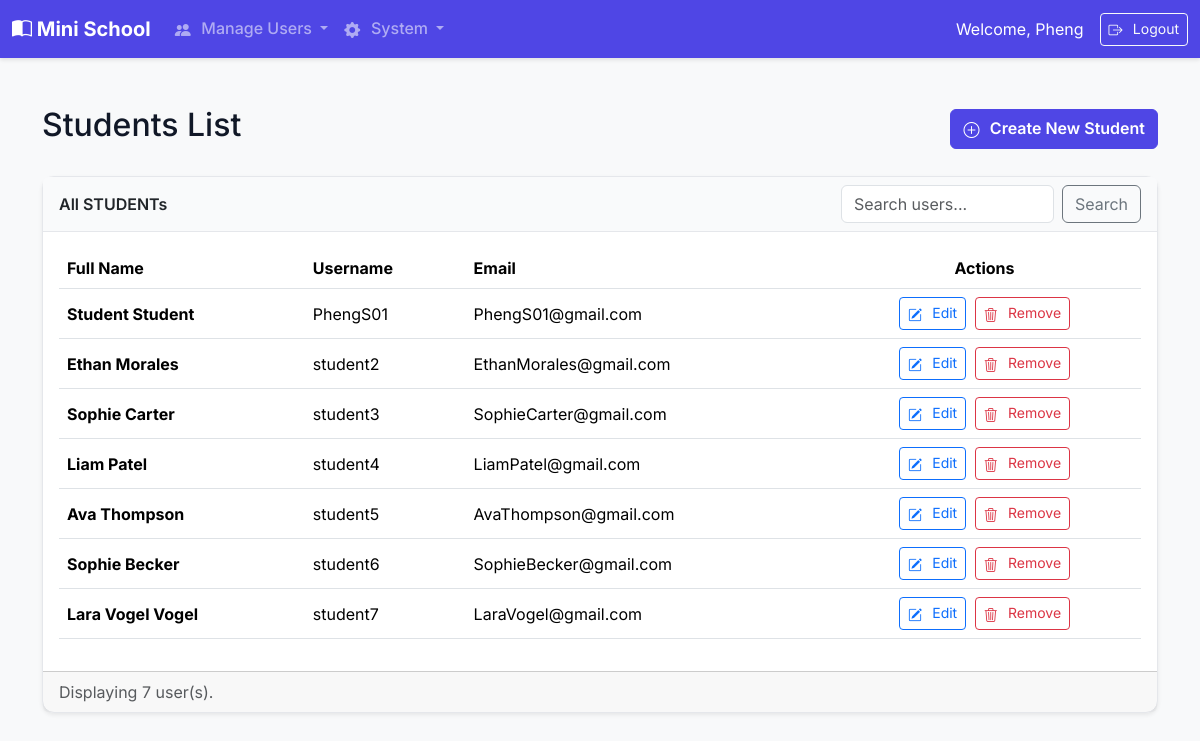
Screenshot of /employee/users/STUDENT/ (signed in) with the database file from the repository.
### core/models.py (models this page shows, shortened)
class User(AbstractUser):
    class Role(models.TextChoices):
        EMPLOYEE = "EMPLOYEE", "Employee"
        INSTRUCTOR = "INSTRUCTOR", "Instructor"
        STUDENT = "STUDENT", "Student"
    role = models.CharField(max_length=50, choices=Role.choices)
    student_id = models.CharField(
        max_length=20,
        unique=True,
        blank=True,
        null=True,
        help_text="Required only for students."
    )
    date_of_birth = models.DateField(
        blank=True,
        null=True
    )

### core/views.py (the view)
# urls.py: path('employee/users/<str:role>/', views.user_list, name='user_list'),
@employee_required
def user_list(request, role):
    users = User.objects.filter(role=role.upper())
    return render(request, 'employee/user_list.html', {'users': users, 'role': role})

### templates/employee/user_list.html (shortened to what this page needs)
{% extends 'base.html' %}
{% block content %}
<div class="d-flex justify-content-between align-items-center mb-4">
    <h1 class="h2">{{ role|title }}s List</h1>
    <a href="{% url 'create_user' role %}" class="btn btn-primary">
        <i class="bi bi-plus-circle"></i> Create New {{ role|title }}
    </a>
</div>
<div class="card shadow-sm">
    <div class="card-header">
        <div class="d-flex justify-content-between align-items-center">
            <span class="card-title mb-0">All {{ role }}s</span>
            <form class="d-flex" style="max-width: 300px;">
                <input class="form-control me-2" type="search" placeholder="Search users..." aria-label="Search">
                <button class="btn btn-outline-secondary" type="submit">Search</button>
            </form>
        </div>
    </div>
    <div class="card-body">
        <div class="table-responsive">
            <table class="table table-hover align-middle">
                <thead>
                    <tr>
                        <th scope="col">Full Name</th>
                        <th scope="col">Username</th>
                        <th scope="col">Email</th>
                        <th scope="col" class="text-center">Actions</th>
                    </tr>
                </thead>
                <tbody>
                    {% for user in users %}
                    <tr>
                        <td><strong>{{ user.get_full_name|default:user.username }}</strong></td>
                        <td>{{ user.username }}</td>
                        <td>{{ user.email }}</td>
                        <td class="text-center">
                            <a href="{% url 'edit_user' user.id %}" class="btn btn-sm btn-outline-primary me-1">
                                <i class="bi bi-pencil-square"></i> Edit
                            </a>
                            <a href="{% url 'remove_user' user.id %}" class="btn btn-sm btn-outline-danger">
                                <i class="bi bi-trash3"></i> Remove
                            </a>
                        </td>
                    </tr>
                    {% empty %}
                    <tr>
                        <td colspan="{% if role == 'student' %}6{% else %}4{% endif %}" class="text-center p-4 text-muted">
                            No {{ role }}s have been created yet.
                        </td>
                    </tr>
                    {% endfor %}
                </tbody>
            </table>
        </div>
    </div>
    <div class="card-footer text-muted">
        Displaying {{ users.count }} user(s).
    </div>
</div>
{% endblock %}

### templates/base.html (shortened to what this page needs)
{% load static %}
<!doctype html>
<html lang="en">
<head>
    <link href="https://cdn.jsdelivr.net/npm/bootstrap@5.3.2/dist/css/bootstrap.min.css" rel="stylesheet">
    <link rel="stylesheet" href="{% static 'css/custom.css' %}">
</head>
<body>
<nav class="navbar navbar-expand-lg navbar-dark bg-dark">
    <div class="container-fluid">
        <a class="navbar-brand" href="{% if user.is_authenticated %}{% url 'dashboard' %}{% else %}{% url 'login' %}{% endif %}">
            <i class="bi bi-book-half"></i> Mini School
        </a>
        <div class="collapse navbar-collapse" id="navbarNav">
            <ul class="navbar-nav me-auto mb-2 mb-lg-0">
                {% if user.is_authenticated %}
                    {% if user.role == 'EMPLOYEE' %}
                        <li class="nav-item dropdown">
                            <a class="nav-link dropdown-toggle" href="#" role="button" data-bs-toggle="dropdown" aria-expanded="false">
                                <i class="bi bi-people-fill"></i> Manage Users
                            </a>
                        </li>
                        <li class="nav-item dropdown">
                            <a class="nav-link dropdown-toggle" href="#" role="button" data-bs-toggle="dropdown" aria-expanded="false">
                                <i class="bi bi-gear-fill"></i> System
                            </a>
                        </li>
                    {% endif %}
                {% endif %}
            </ul>
            <div class="d-flex align-items-center">
                {% if user.is_authenticated %}
                    <span class="navbar-text text-white me-3">
                        Welcome, {{ user.username }}
                    </span>
                    <form method="post" action="{% url 'logout' %}">
                        <button type="submit" class="btn btn-outline-light btn-sm"><i class="bi bi-box-arrow-right"></i> Logout</button>
                    </form>
                {% else %}
                     <a href="{% url 'login' %}" class="btn btn-outline-light"><i class="bi bi-box-arrow-in-right"></i> Login</a>
                {% endif %}
            </div>
        </div>
    </div>
</nav>
<main class="container my-5">
    {% block content %}
    {% endblock %}
</main>
</body>
</html>

### static/css/custom.css (style rules this page uses)
:root { --primary-color: #4f46e5; --secondary-color: #6b7280; --background-color: #f8f9fa; --surface-color: #ffffff; --text-color: #111827; --border-color: #e5e7eb; }
body { font-family: 'Inter', sans-serif; background-color: var(--background-color); color: var(--text-color); }
.navbar.bg-dark { background-color: var(--primary-color) !important; box-shadow: 0 2px 4px rgba(0,0,0,0.1); }
.navbar-brand { font-weight: 700; font-size: 1.25rem; }
.nav-link { font-weight: 500; }
.btn-primary { background-color: var(--primary-color); border-color: var(--primary-color); font-weight: 600; }
.card { border: 1px solid var(--border-color); border-radius: 0.75rem; background-color: var(--surface-color); }
.card-header { background-color: #f9fafb; border-bottom: 1px solid var(--border-color); font-weight: 600; }
.btn i, .nav-link i, .dropdown-item i { margin-right: 0.4rem; vertical-align: -2px; }

### rows the page displays
User: username "Pheng"
User: get_full_name "Student Student", username "PhengS01", email "PhengS01@gmail.com"
User: get_full_name "Ethan Morales", username "student2", email "EthanMorales@gmail.com"
User: get_full_name "Sophie Carter", username "student3", email "SophieCarter@gmail.com"
User: get_full_name "Liam Patel", username "student4", email "LiamPatel@gmail.com"
User: get_full_name "Ava Thompson", username "student5", email "AvaThompson@gmail.com"
User: get_full_name "Sophie Becker", username "student6", email "SophieBecker@gmail.com"
User: get_full_name "Lara Vogel Vogel", username "student7", email "LaraVogel@gmail.com"

### other values shown
{{ role|title }} "Student"
{{ role }} "STUDENT"
{{ users.count }} "7"
